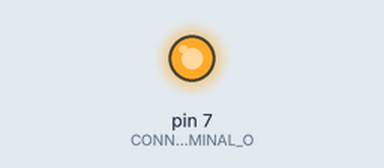
This sketch was run on a simulated Arduino Uno, built with avr-gcc and run on an emulated ATmega328P. Parts: output pins drawn as LEDs (lit = HIGH).

Above: at 0.1 s.
Timing chart, 0 to 1.6 s (numbered marks = the images above):
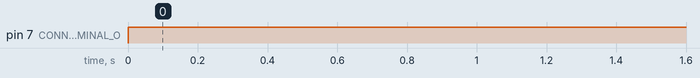

The sketch:

relay-timer.ino
```cpp
void setup() {
  // put your setup code here, to run once:
pinMode(7,OUTPUT);//CONNECTED TO S TERMINAL OF REALEY OR SRATE TO LOW VOLTAGE MOTOR
digitalWrite(7,HIGH);// TURN ON
  delay(300000);//ON FOR 5MIN, {300000millisec}
digitalWrite(7,LOW);//OFF
delay(5000);// OFF

}

void loop() {// YOU CA ADD REPTING LOOPS HERE

}
```

Measured:
- by itself, pin 7 (CONNECTED_TO_S_TERMINAL_O): LOW → HIGH at 0.00 s
